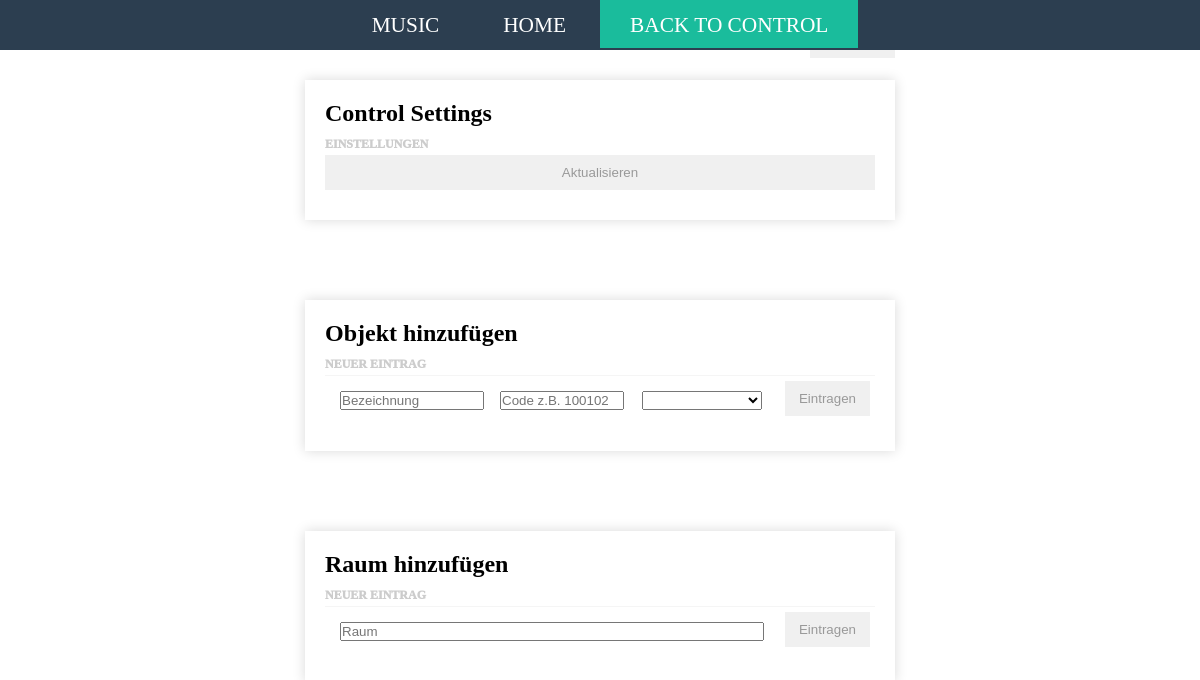
/csettings.php (signed in), run on an earlier commit of the app's database.
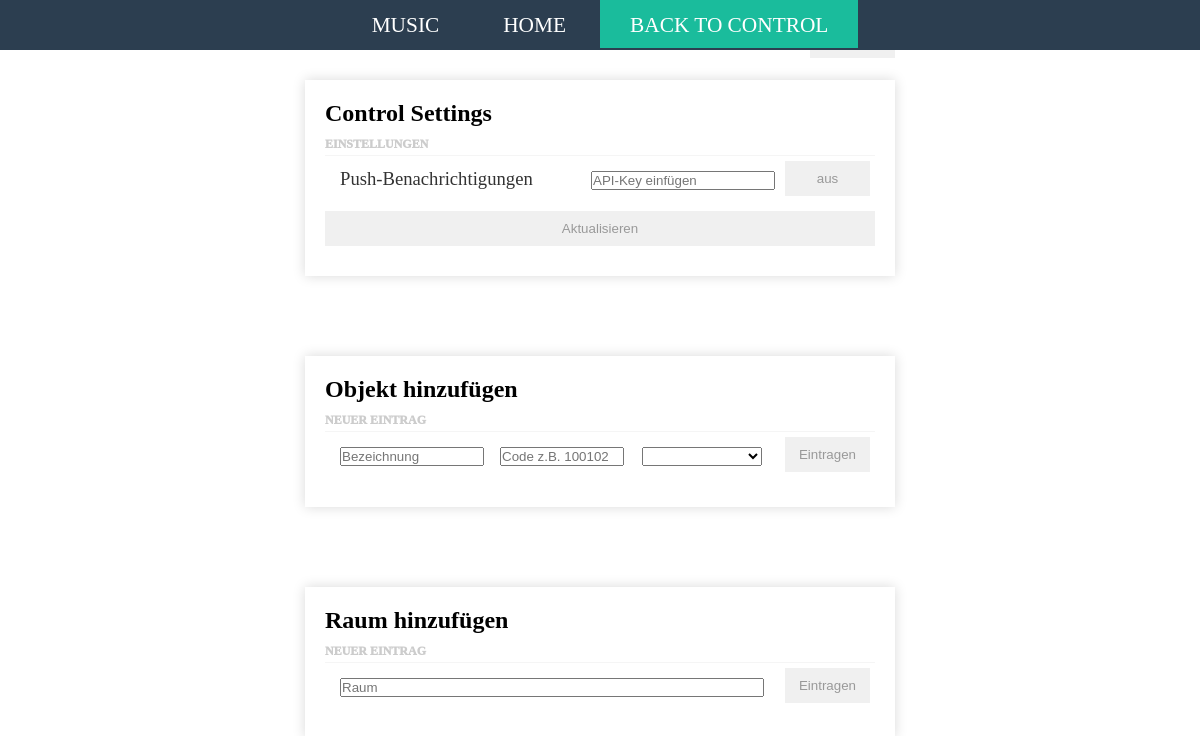
And on a later commit of the database.
### tables this page shows
CREATE TABLE IF NOT EXISTS `settings` (
  `sid` int(4) NOT NULL AUTO_INCREMENT,
  `funktion` varchar(40) NOT NULL,
  `code` varchar(60) NOT NULL,
  `status` tinyint(1) DEFAULT '0',
  PRIMARY KEY (`sid`)
);

### csettings.php (the view, shortened to what this page needs)
<!DOCTYPE HTML>
<html>
<head>
<link href="css/style.css" rel="stylesheet">
</head>
<body id="control">
<div id="navigationbar">
    <ul id="list-nav">
    	<li id="navmusic"><a href="music.php">Music</a></li>
    	<li id="navhome"><a href="home.php">Home</a></li>
    	<li id="navcontrol"><a href="control.php">Back to Control</a></li>
    </ul>
</div>
	<?php
  require("include/mysqlcon.php");
              if ($_SERVER['REQUEST_METHOD'] != "POST")
              {
  $settingsquery = mysqli_query($con,"SELECT * FROM settings");
  echo "<div class=box>";
  echo "<form action='$_SERVER[PHP_SELF]' method=POST >";
  echo "<div style=position:absolute;><div class=logout><input type=submit name='logout' value='Logout' ></div></div>";
  echo "<h2>Control Settings</h2>";
  echo "<h3>Einstellungen</h3>";
  while ($row = mysqli_fetch_object($settingsquery))
  {
        $funktion=$row->funktion;
        $apikey=$row->code;
        if ($apikey == "")
        {
          $apikey="API-Key einf&uuml;gen";
        }
        echo "<table>";
        echo "<tr>";
        echo "<td style=width:350px;>$funktion</td>";
        if ($funktion="Push-Benachrichtigung")
        {
          echo "<td><input type=text style=width:180px; name='apikey' placeholder='$apikey'></td>";
        }
        if ($row->status == 1)
        {
          echo "<td><Button class=an onclick=updatebutton('$row->sid','$funktion','$row->status','1') >an</Button></td>";
        }
        else
        {
          echo "<td><Button onclick=updatebutton('$row->sid','$funktion','$row->status','1') >aus</Button></td>";
        }
        echo "</tr>";
        echo "</table>";
  }
  echo "<table>";
  echo "<tr><input style=width:550px; type=submit name='uptsettings' value='Aktualisieren'></tr>";
  echo "</table>";
  echo "</form>";
  echo "</div>";
              echo "<div class=box>";
              echo "<form action='$_SERVER[PHP_SELF]' method=POST >";
  						echo "<h2>Objekt hinzuf&uuml;gen</h2>";
              echo "<h3>Neuer Eintrag</h3>";
              echo "<table>";
                echo "<colgroup width=110></colgroup>";
                echo "<tr>";
                echo "<td>
                      <input type=text style=width:140px; name='bezeichnung' placeholder='Bezeichnung'>
                      </td>";
                echo "<td>
                      <input type=text style=width:120px; name='code' placeholder='Code z.B. 100102'>
                      </td>";
                echo "<td>
                      <select style=width:120px; name='room'>";
                echo "</select>
                      </td>";
                echo "<td style=padding-top:35px;>
                      <input style=margin-top:-30px; type=submit name='objeintragen' value='Eintragen'>
                      </td>";
                echo "</table>";
              echo "</form>";
							echo "</div>";
              echo "<div class=box>";
              echo "<form action='$_SERVER[PHP_SELF]' method=POST >";
              echo "<h2>Raum hinzuf&uuml;gen</h2>";
              echo "<h3>Neuer Eintrag</h3>";
              echo "<table>";
              echo "<colgroup width=110></colgroup>";
              echo "<tr>";
              echo "<td>";
              echo "<input type=text style=width:420px; name='newroom' placeholder='Raum'>";
              echo "</td>";
              echo "<td style=padding-top:35px;>";
              echo "<input style=margin-top:-30px; type=submit name='roomeintragen' value='Eintragen'>";
              echo "</td>";
              echo "</table>";
              echo "</form>";
              echo "</div>";
            }
	?>
</body>
</html>

What changed in the data, as far as the page shows it:
added settings: funktion "Push-Benachrichtigungen", apikey "API-Key einfügen"
